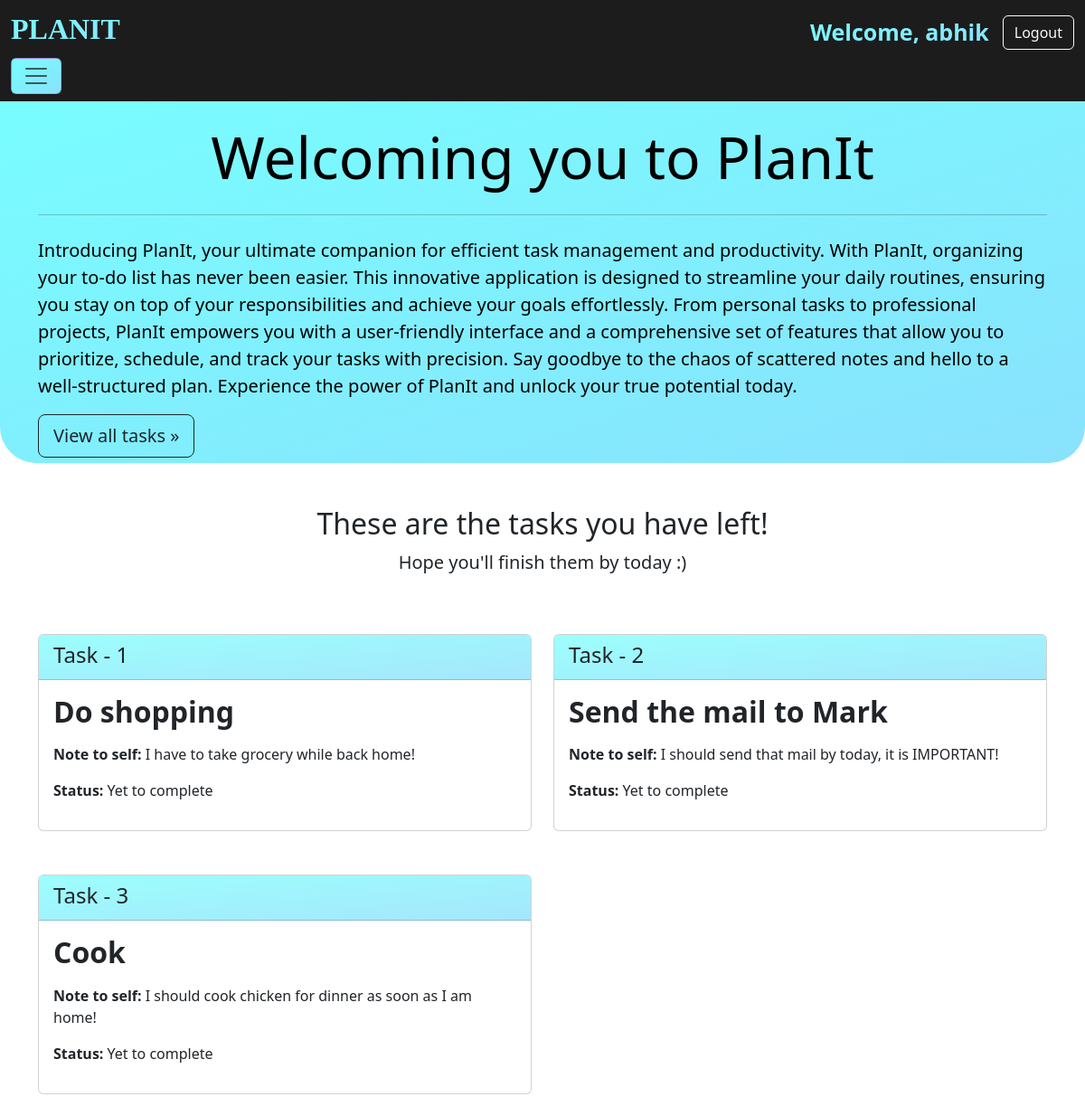
The app's page / (signed in) with its own data.
### todolist/models.py (models this page shows, shortened)
class Task(models.Model):
    taskID = models.AutoField(primary_key=True)
    taskTitle = models.CharField(max_length=100, default="")
    taskDescription = models.CharField(max_length=2000, default="")
    taskCompleted = models.BooleanField(default=False)
    user = models.ForeignKey(User, on_delete=models.CASCADE)

### todolist/views.py (the view)
# urls.py: path('', views.homepage, name='homepage'),
def homepage(request):
    allTasks = Task.objects.all()
    completedTasks = Task.objects.filter(user=request.user.id, taskCompleted=False)
    return render(request, 'todolist/homepage.html', {'completedTasks':completedTasks})

### templates/todolist/homepage.html (shortened to what this page needs)
{% extends 'todolist/basic.html' %}
{% block content %}
    <div id="grad1" class="jumbotron">
        <div class="container">
            <br><h1 class="display-3 text-center" style="color:black;"><b>Welcoming you to PlanIt</b></h1><hr class="my-4">
            <p class="lead" style="color:black;">Introducing PlanIt, your ultimate companion for efficient task management and productivity. With PlanIt, organizing your to-do list has never been easier. This innovative application is designed to streamline your daily routines, ensuring you stay on top of your responsibilities and achieve your goals effortlessly. From personal tasks to professional projects, PlanIt empowers you with a user-friendly interface and a comprehensive set of features that allow you to prioritize, schedule, and track your tasks with precision. Say goodbye to the chaos of scattered notes and hello to a well-structured plan. Experience the power of PlanIt and unlock your true potential today.</p>
            {% if user.is_authenticated %}
                <a class="btn btn-outline-dark btn-lg mb-3" href="/allTasks" role="button">View all tasks &raquo;</a>
            {% endif %}
        </div>
    </div>
    {% if user.is_authenticated %}
        <div class="container">
            <div class="text-center mt-5">
                <h2>These are the tasks you have left!</h2>
                <p class="lead">Hope you'll finish them by today :)</p>
            </div>
            <div class="row">
                {% for task in completedTasks %}
                    <div class="col-md-6 mt-5">
                        <div class="card box">
                            <div id="grad2" class="card-header">
                                <h4>Task - {{ forloop.counter }}</h4>
                            </div>
                            <div class="card-body">
                                <h2 class="card-title"><b>{{ task.taskTitle }}</b></h2>
                                <p class="card-text mt-3"><b>Note to self: </b>{{ task.taskDescription }}</p>
                                {% if task.taskCompleted == True %}
                                    <p><b>Status: </b>Completed</p>
                                {% else %}
                                    <p><b>Status: </b>Yet to complete</p>
                                {% endif %}
                            </div>
                        </div>
                    </div>
                {% endfor %}
            </div>
        </div><br>
    {% endif %}
{% endblock %}

### templates/todolist/navbar.html (shortened to what this page needs)
<nav class="navbar navbar-light" style="background-color:#1c1c1c;">
    <div class="container-fluid">
        <a class="navbar-brand gradient-text" href="#"><h2 style="color:#000000;font-family:verdana;"><b><span>PLANIT</span></b></h2></a>
        {% if user.is_authenticated %}
            <ul class="navbar-nav" style="margin-left:60%;">
                <li class="nav-item align-right">
                    <a class="gradient-text" href="#" role="button" style="color:#ffffff;margin-right:15px;font-size:25px;"><b>Welcome, {{ request.user|truncatechars:9 }}</b></a>
                    <a class="btn btn-outline-light gradient-button" href="/logout">Logout</a>
                </li>
            </ul>
        {% endif %}
        <button class="navbar-toggler" type="button" data-bs-toggle="offcanvas" data-bs-target="#offcanvasNavbar" aria-controls="offcanvasNavbar" aria-label="Toggle navigation">
            <span class="navbar-toggler-icon"></span>
        </button>
    </div>
</nav>

### records on screen
Task: taskTitle "Do shopping", taskDescription "I have to take grocery while back home!", shows "Status:", taskCompleted "Yet to complete"
Task: taskTitle "Send the mail to Mark", taskDescription "I should send that mail by today, it is IMPORTANT!", shows "Status:", taskCompleted "Yet to complete"
Task: taskTitle "Cook", taskDescription "I should cook chicken for dinner as soon as I am home!", shows "Status:", taskCompleted "Yet to complete"

### other values on screen
{{ request.user|truncatechars:9 }} "abhik"
